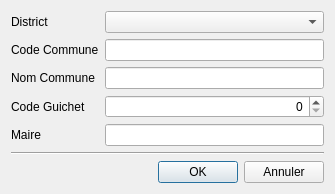
<?xml version="1.0" encoding="UTF-8"?>
<ui version="4.0">
 <class>Dialog</class>
 <widget class="QDialog" name="Dialog">
  <property name="geometry">
   <rect>
    <x>0</x>
    <y>0</y>
    <width>335</width>
    <height>190</height>
   </rect>
  </property>
  <property name="windowTitle">
   <string>Edition Commune</string>
  </property>
  <property name="windowIcon">
   <iconset resource="../icons.qrc">
    <normaloff>:/sig/icone/marker--pencil.png</normaloff>:/sig/icone/marker--pencil.png</iconset>
  </property>
  <layout class="QVBoxLayout" name="verticalLayout">
   <item>
    <layout class="QFormLayout" name="formLayout">
     <item row="0" column="0">
      <widget class="QLabel" name="label">
       <property name="text">
        <string>District</string>
       </property>
      </widget>
     </item>
     <item row="0" column="1">
      <widget class="QComboBox" name="comboBoxDistrict"/>
     </item>
     <item row="1" column="0">
      <widget class="QLabel" name="label_2">
       <property name="text">
        <string>Code Commune</string>
       </property>
      </widget>
     </item>
     <item row="2" column="0">
      <widget class="QLabel" name="label_3">
       <property name="text">
        <string>Nom Commune</string>
       </property>
      </widget>
     </item>
     <item row="1" column="1">
      <widget class="QLineEdit" name="lineEditCode"/>
     </item>
     <item row="2" column="1">
      <widget class="QLineEdit" name="lineEditNom"/>
     </item>
     <item row="3" column="0">
      <widget class="QLabel" name="codeGuichetLabel">
       <property name="text">
        <string>Code Guichet</string>
       </property>
      </widget>
     </item>
     <item row="3" column="1">
      <widget class="QSpinBox" name="spinBoxCodeGuichet">
       <property name="alignment">
        <set>Qt::AlignRight|Qt::AlignTrailing|Qt::AlignVCenter</set>
       </property>
       <property name="maximum">
        <number>999999</number>
       </property>
      </widget>
     </item>
     <item row="4" column="0">
      <widget class="QLabel" name="label_Maire">
       <property name="text">
        <string>Maire</string>
       </property>
      </widget>
     </item>
     <item row="4" column="1">
      <widget class="QLineEdit" name="lineEditNomMaire"/>
     </item>
    </layout>
   </item>
   <item>
    <spacer name="verticalSpacer">
     <property name="orientation">
      <enum>Qt::Vertical</enum>
     </property>
     <property name="sizeHint" stdset="0">
      <size>
       <width>20</width>
       <height>40</height>
      </size>
     </property>
    </spacer>
   </item>
   <item>
    <widget class="Line" name="line">
     <property name="orientation">
      <enum>Qt::Horizontal</enum>
     </property>
    </widget>
   </item>
   <item>
    <layout class="QHBoxLayout" name="horizontalLayout">
     <item>
      <spacer name="horizontalSpacer">
       <property name="orientation">
        <enum>Qt::Horizontal</enum>
       </property>
       <property name="sizeHint" stdset="0">
        <size>
         <width>40</width>
         <height>20</height>
        </size>
       </property>
      </spacer>
     </item>
     <item>
      <widget class="QPushButton" name="pushButtonOK">
       <property name="text">
        <string>OK</string>
       </property>
      </widget>
     </item>
     <item>
      <widget class="QPushButton" name="pushButtonAnnuler">
       <property name="text">
        <string>Annuler</string>
       </property>
      </widget>
     </item>
    </layout>
   </item>
  </layout>
 </widget>
 <tabstops>
  <tabstop>comboBoxDistrict</tabstop>
  <tabstop>lineEditCode</tabstop>
  <tabstop>lineEditNom</tabstop>
  <tabstop>spinBoxCodeGuichet</tabstop>
  <tabstop>pushButtonOK</tabstop>
  <tabstop>pushButtonAnnuler</tabstop>
 </tabstops>
 <resources>
  <include location="../icons.qrc"/>
 </resources>
 <connections/>
</ui>
